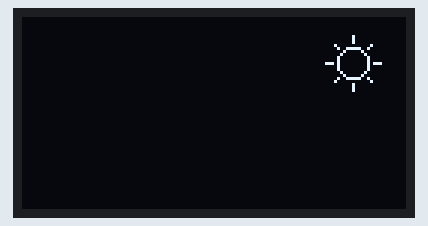
Recording of a sketch running on a simulated Arduino Uno, built with avr-gcc and run on an emulated ATmega328P. Parts: 128×64 one-colour display.

Above: at 0.19 s.
At 8.79 s:
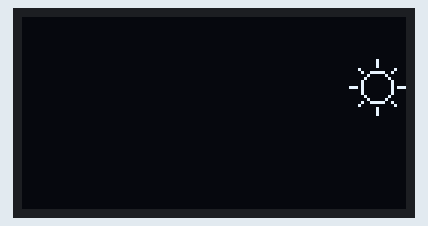
At 18.32 s:
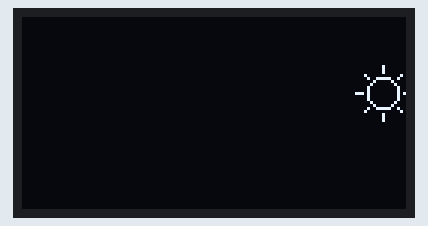
At 37.99 s:
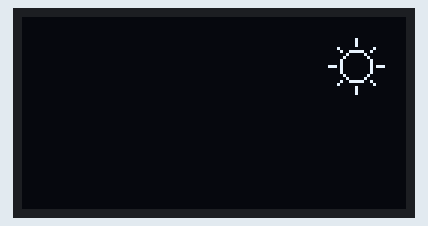

The sketch:

sun_motion.ino
```cpp
//Sun Motion
#include <U8glib.h>

U8GLIB_SH1106_128X64  tela_led(U8G_I2C_OPT_NONE);

int count = 0;

void u8g_prepare() {
  tela_led.setFont(u8g_font_6x10);
  tela_led.setFontRefHeightExtendedText();
  tela_led.setDefaultForegroundColor();
  tela_led.setFontPosTop();
}

//Static Sun with a x,y center
void sun(int xs,int ys){
  tela_led.drawCircle(xs,ys,5); //sun

  tela_led.drawPixel(xs,ys-9); // SL N
  tela_led.drawPixel(xs,ys-8); // SL N
  tela_led.drawPixel(xs,ys-7); // SL N

  tela_led.drawPixel(xs+5,ys-5); // SL NE
  tela_led.drawPixel(xs+6,ys-6); // SL NE

  tela_led.drawPixel(xs+7,ys); // SL E
  tela_led.drawPixel(xs+8,ys); // SL E
  tela_led.drawPixel(xs+9,ys); // SL E

  tela_led.drawPixel(xs+5,ys+5); // SL SE
  tela_led.drawPixel(xs+6,ys+6); // SL SE

  tela_led.drawPixel(xs,ys+7); // SL S
  tela_led.drawPixel(xs,ys+8); // SL S
  tela_led.drawPixel(xs,ys+9); // SL S

  tela_led.drawPixel(xs-5,ys+5); // SL SW
  tela_led.drawPixel(xs-6,ys+6); // SL SW

  tela_led.drawPixel(xs-9,ys); // SL W
  tela_led.drawPixel(xs-8,ys); // SL W
  tela_led.drawPixel(xs-7,ys); // SL W

  tela_led.drawPixel(xs-5,ys-5); // SL NW
  tela_led.drawPixel(xs-6,ys-6); // SL NW

}

//Motion: Go down, and then come back up
void sun_motion(int b){
  if (b<32){
    sun(110+b,15+b);
  }
  else {
    sun(110+64-b,15+64-b);
  }
}

void draw(){
  u8g_prepare();
  sun_motion(count);

}


void setup() {

}

void loop() {
  tela_led.firstPage();
  do {
    draw();
  } while( tela_led.nextPage() );
  count++;
  if (count>=64) {
    count=0;
  }
}
```
